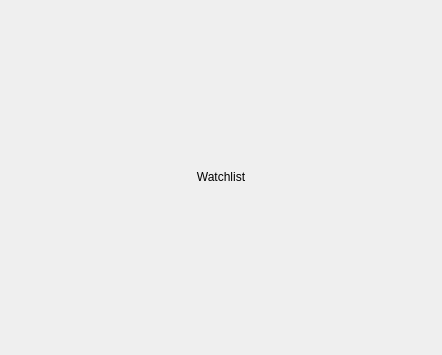
<?xml version="1.0" encoding="UTF-8"?>
<ui version="4.0">
 <class>Watchlist_Widget</class>
 <widget class="QWidget" name="Watchlist_Widget">
  <property name="geometry">
   <rect>
    <x>0</x>
    <y>0</y>
    <width>442</width>
    <height>355</height>
   </rect>
  </property>
  <property name="windowTitle">
   <string>Form</string>
  </property>
  <layout class="QVBoxLayout" name="verticalLayout">
   <item>
    <widget class="QLabel" name="label">
     <property name="maximumSize">
      <size>
       <width>16777215</width>
       <height>30</height>
      </size>
     </property>
     <property name="text">
      <string>Watchlist</string>
     </property>
     <property name="alignment">
      <set>Qt::AlignCenter</set>
     </property>
    </widget>
   </item>
   <item>
    <layout class="QVBoxLayout" name="Block_of_stocks_in_wl"/>
   </item>
  </layout>
 </widget>
 <resources/>
 <connections/>
</ui>
